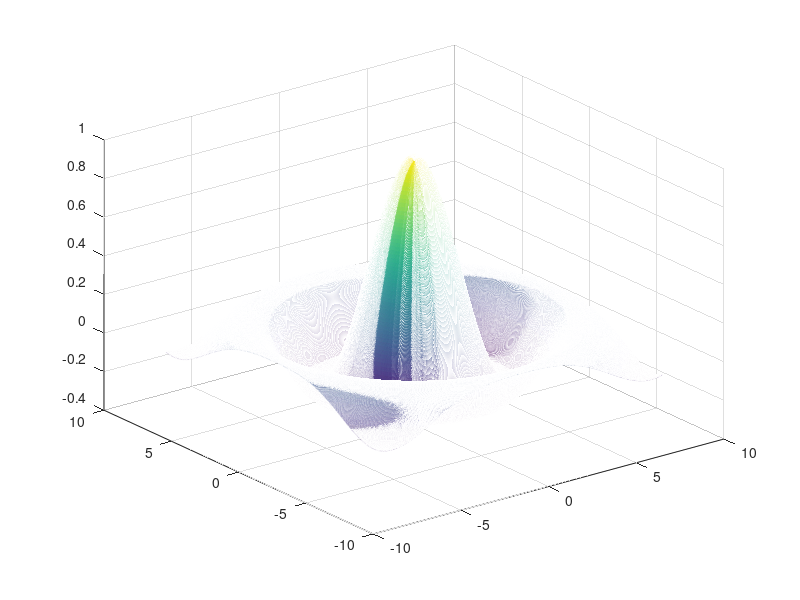
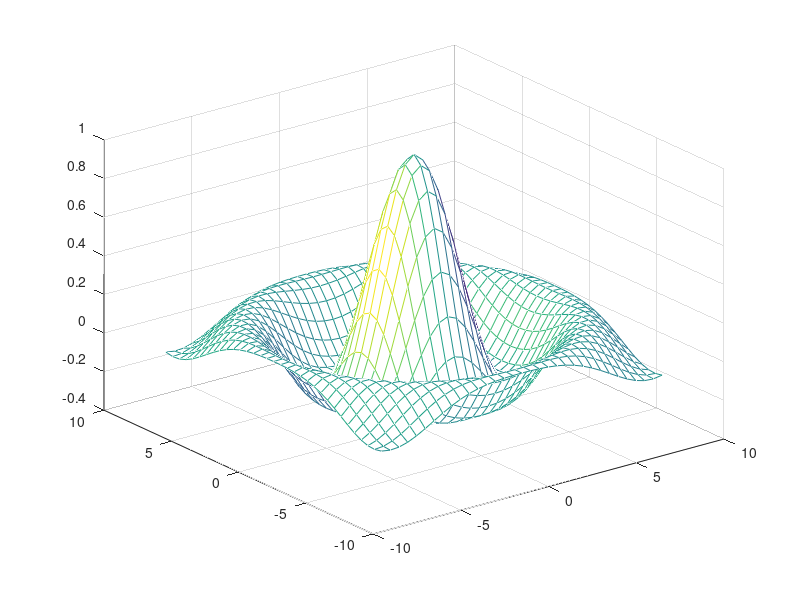
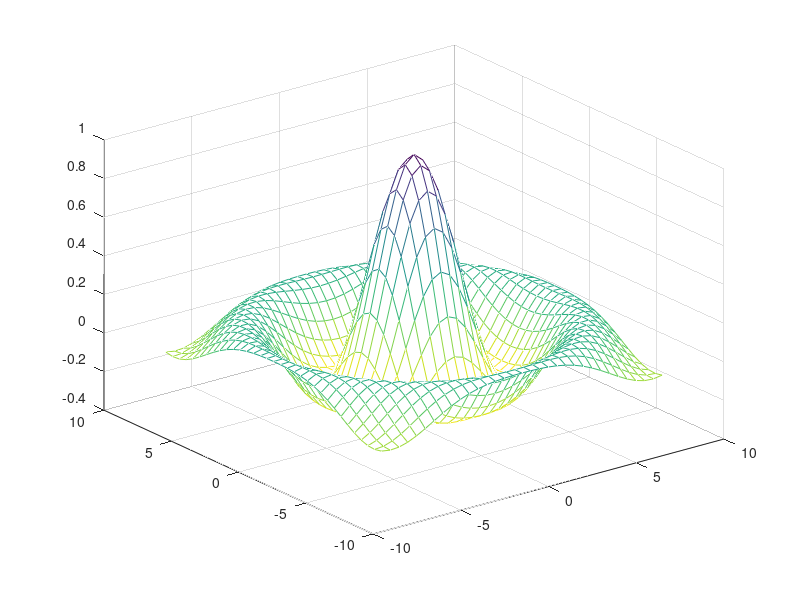

These charts were generated, in order, by the following MATLAB code:
[X, Y] = meshgrid( -8 : 0.01 : 8 );
R = sqrt( X.^2 + Y.^2) + eps;
Z = sin(R) ./ R;
mesh( X, Y, Z )

%%
[X, Y] = meshgrid(-8 : 0.5 : 8);
R = sqrt(X.^2 + Y.^2) + eps;
Z = sin(R) ./ R;
C = gradient(Z);

figure;
mesh(X,Y,Z, C);

%%
[X, Y] = meshgrid(-8 : 0.5 : 8);
R = sqrt(X.^2 + Y.^2) + eps;
Z = sin(R) ./ R;
C = del2(Z);

figure;
mesh(X,Y,Z, C, 'FaceLighting','gouraud', 'LineWidth',0.3);